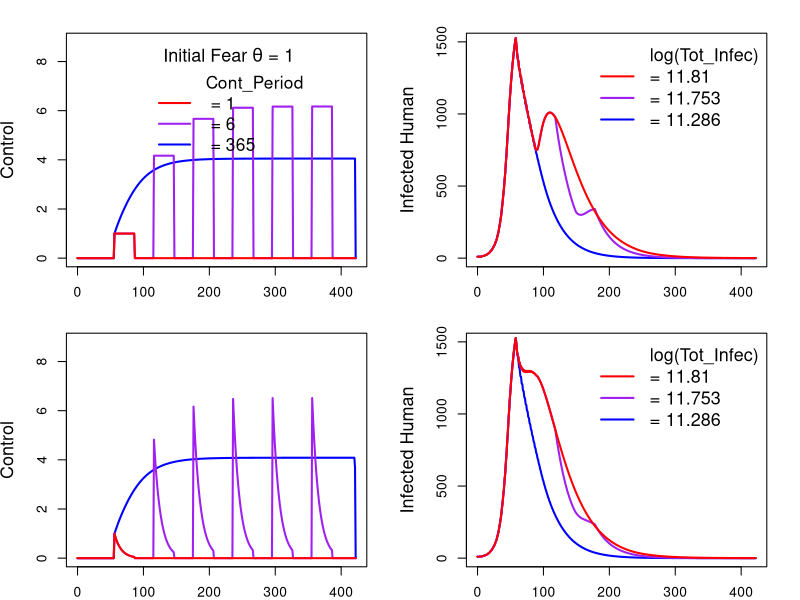

Write R code to recreate this figure.
######################################################################
######################################################################

##R Code for TerrorDecay-DiseaseControl Model with discrete time steps


#######################################################################
##Control starts once death toll reaches certain level
library(deSolve)
library(ggplot2)
library(scales)
library(pheatmap)
library(reshape)
library(here)
library(ggpubr)


###############################
Timesteps = 365 ##timestep after the first control

thres = 3  ###threshold value of death when control could start

CD = 30 ## control duration time for one control period

K_M = 3500 ###mosquito carrying capacity

#########step 1 create a vector for control on mosquito: C_M

C_M <- rep(0, Timesteps)


#####determine the first time when D_H > thres. 


S_H <- c()

I_H <- c()

R_H <- c()

D_H <- c()

S_M <- c()

I_M <- c()


S_H[1] <- 5000

I_H[1] <- 10

R_H[1] <- 0

D_H[1] <- 0

S_M[1] <- 1000

I_M[1] <- 0


b_H = 2.4657534e-05*2000/700 #human birth rate
beta_H = 0.00005 #human transmission rate
mu_H = 2.35616e-05*2000/700#natural mortality rate of human
r = 0.037 #recovery rate of human from infection 
delta_H = 3*5.468913e-05 ##rate how infected human to die
eta_M = 5 #egg laying rate - determine mosquito birth 
#K_M = 3500 #mosquito carrying capacity
beta_M = 0.0003#mosquito transmission rate
mu_M = 1/13#natural mortality of mosquito
t_int <- c() ###track all time time points when death > thres

for(t in 1: Timesteps)
{
  S_H[t+1] <- max(S_H[t] + b_H * (S_H[t] + I_H[t] + R_H[t]) - beta_H * I_M[t] * S_H[t] - mu_H *  S_H[t], 0)
  I_H[t+1] <- max(I_H[t] + beta_H * I_M[t] * S_H[t] - r * I_H[t] - mu_H * I_H[t] - delta_H * I_H[t], 0)
  R_H[t+1] <- max(R_H[t] + r * I_H[t] - mu_H * R_H[t], 0)
  D_H[t+1] <- max(D_H[t] + delta_H * I_H[t], 0)
  S_M[t+1] <- max(S_M[t] + eta_M * (S_M[t] + I_M[t]) * (1 -  eta_M * (S_M[t] + I_M[t])/ K_M) - beta_M *  I_H[t] * S_M[t] - mu_M * S_M[t] - C_M[t] * S_M[t], 0)
  I_M[t+1] <- max(I_M[t] + beta_M * I_H[t] * S_M[t] - mu_M * I_M[t] - C_M[t] * I_M[t], 0)
  
  ##first period release
  if(D_H[t] > thres)
  {
    t_int <- c(t_int, t)
  }
}

start_t <- min(t_int) #determine the first time point when death > thres and government starts to report its death toll


###update total time

Timesteps_new =  Timesteps + start_t  ###total time = time before control + time when control already starts

###case without control: serve as comparison group
sita = 0  ###theta: initial fear

tao = 0  ###tau: fear decay

S_H <- c() ##define one vector to save the time series output of susceptible humans

I_H <- c() ##define one vector to save the time series output of infected humans

R_H <- c() ##define one vector to save the time series output of recovered humans

D_H <- c() ##define one vector to save the time series output of death cases in human

S_M <- c() ##define one vector to save the time series output of susceptible mosquitoes

I_M <- c() ##define one vector to save the time series output of infected mosquitoes

C_M <- c() ##define one vector to save the time series of control efforts


S_H[1] <- 5000  ##initial value for the simulation

I_H[1] <- 10

R_H[1] <- 0

D_H[1] <- 0

S_M[1] <- 1000

I_M[1] <- 0

C_M[1] <- 0


b_H = 2.4657534e-05*2000/700 #human birth rate
beta_H = 0.00005 #human transmission rate
mu_H = 2.35616e-05*2000/700#natural mortality rate of human
r = 0.037 #recovery rate of human from infection 
delta_H = 3*5.468913e-05 ##rate how infected human to die
eta_M = 5 #egg laying rate - determine mosquito birth 
beta_M = 0.0003#mosquito transmission rate
mu_M = 1/13#natural mortality of mosquito


for(t in 1: Timesteps_new)
{
  FD <- function(x) {sita * exp(- x * tao)} ##fear of death equation
  S_H[t+1] <- max(S_H[t] + b_H * (S_H[t] + I_H[t] + R_H[t]) - beta_H * I_M[t] * S_H[t] - mu_H *  S_H[t], 0)
  I_H[t+1] <- max(I_H[t] + beta_H * I_M[t] * S_H[t] - r * I_H[t] - mu_H * I_H[t] - delta_H * I_H[t], 0)
  R_H[t+1] <- max(R_H[t] + r * I_H[t] - mu_H * R_H[t], 0)
  D_H[t+1] <- max(D_H[t] + delta_H * I_H[t], 0)
  S_M[t+1] <- max(S_M[t] + eta_M * (S_M[t] + I_M[t]) * (1 -  eta_M * (S_M[t] + I_M[t])/ K_M) - beta_M *  I_H[t] * S_M[t] - mu_M * S_M[t] - C_M[t] * S_M[t], 0)
  I_M[t+1] <- max(I_M[t] + beta_M * I_H[t] * S_M[t] - mu_M * I_M[t] - C_M[t] * I_M[t], 0)
  C_M[t+1] <- max(C_M[t] + FD(t) * D_H[t], 0)   
  
}

S_H_NoControl <- S_H

I_H_NoControl <- I_H

R_H_NoControl <- R_H

D_H_NoControl <- D_H

S_M_NoControl <- S_M

I_M_NoControl <- I_M

C_M_NoControl <- C_M

###############################################################################

####################################################
###Fig. 6 compare with and without decay of all three control frequencies under intermediate initial fear


Timesteps = 365

C_int = 1 #

tau = 0

period_number = 1  ##death toll released times per year

period_time = floor(365/period_number) ##first release when death toll number > thres

CD_period = 30

CD = round(min(CD_period, period_time), 0)

con_start <- c()

con_start[1] <- 1

for(kk in 1:period_number)
{
  con_start <- c(con_start, (start_t + (kk - 1) * round(period_time, 0)))
}

con_start <- c(con_start, (Timesteps_new + 1))

sita = C_int
tao = tau

C_M = rep(0, (Timesteps_new + 1))

S_H <- c()

I_H <- c()

R_H <- c()

D_H <- c()

S_M <- c()

I_M <- c()


S_H[1] <- 5000

I_H[1] <- 10

R_H[1] <- 0

D_H[1] <- 0

S_M[1] <- 1000

I_M[1] <- 0


b_H = 2.4657534e-05*2000/700 #human birth rate
beta_H = 0.00005 #human transmission rate
mu_H = 2.35616e-05*2000/700#natural mortality rate of human
r = 0.037 #recovery rate of human from infection 
delta_H = 3*5.468913e-05 ##rate how infected human to die
eta_M = 5 #egg laying rate - determine mosquito birth 
#K_M = 3500 #mosquito carrying capacity
beta_M = 0.0003#mosquito transmission rate
mu_M = 1/13#natural mortality of mosquito
t_int <- c()
#jk = 0

for(j in 1:(length(con_start)-1))
{
  
  jk <- 0
  
  
  for(t in con_start[j]:(con_start[j+1]-1))
  {
    
    FD <- function(x) {sita * exp(- x * tao)}
    S_H[t+1] <- max(S_H[t] + b_H * (S_H[t] + I_H[t] + R_H[t]) - beta_H * I_M[t] * S_H[t] - mu_H *  S_H[t], 0)
    I_H[t+1] <- max(I_H[t] + beta_H * I_M[t] * S_H[t] - r * I_H[t] - mu_H * I_H[t] - delta_H * I_H[t], 0)
    R_H[t+1] <- max(R_H[t] + r * I_H[t] - mu_H * R_H[t], 0)
    D_H[t+1] <- max(D_H[t] + delta_H * I_H[t], 0)
    S_M[t+1] <- max(S_M[t] + eta_M * (S_M[t] + I_M[t]) * (1 -  eta_M * (S_M[t] + I_M[t])/ K_M) - beta_M *  I_H[t] * S_M[t] - mu_M * S_M[t] - C_M[t] * S_M[t], 0)
    I_M[t+1] <- max(I_M[t] + beta_M * I_H[t] * S_M[t] - mu_M * I_M[t] - C_M[t] * I_M[t], 0)
    
    
    if(((t ==  con_start[j]) & (D_H[t] > thres)) | ((jk < CD) & (jk > 0)))
    {
      C_M[con_start[j]: (con_start[j] +  CD)] = FD(0:CD) * D_H[con_start[j]]/D_H[con_start[2]] ###every period, control always starts at time 0, lasting for CD days
      
      jk = jk + 1
      
      print(t)
      print(j)
    }
  }
}

C_M_period1_sitalevel2_nodecay = C_M

S_H_period1_sitalevel2_nodecay = S_H

I_H_period1_sitalevel2_nodecay = I_H

R_H_period1_sitalevel2_nodecay = R_H

D_H_period1_sitalevel2_nodecay = D_H

S_M_period1_sitalevel2_nodecay = S_M

I_M_period1_sitalevel2_nodecay = I_M

###calculate control efficacy

con_eff_period1_sitalevel2_nodecay <- (round(sum(D_H_NoControl)) - round(sum(D_H_period1_sitalevel2_nodecay)))/(sum(C_M_period1_sitalevel2_nodecay) + 0.0000000000001)


###########period 6

period_number = 6  ##death toll released times per year

period_time = floor(365/period_number) ##first release when death toll number > thres

CD_period = 30

CD = round(min(CD_period, period_time), 0)

con_start <- c()

con_start[1] <- 1

for(kk in 1:period_number)
{
  con_start <- c(con_start, (start_t + (kk - 1) * round(period_time, 0)))
}

con_start <- c(con_start, (Timesteps_new + 1))

sita = C_int
tao = tau

C_M = rep(0, (Timesteps_new + 1))

S_H <- c()

I_H <- c()

R_H <- c()

D_H <- c()

S_M <- c()

I_M <- c()


S_H[1] <- 5000

I_H[1] <- 10

R_H[1] <- 0

D_H[1] <- 0

S_M[1] <- 1000

I_M[1] <- 0


b_H = 2.4657534e-05*2000/700 #human birth rate
beta_H = 0.00005 #human transmission rate
mu_H = 2.35616e-05*2000/700#natural mortality rate of human
r = 0.037 #recovery rate of human from infection 
delta_H = 3*5.468913e-05 ##rate how infected human to die
eta_M = 5 #egg laying rate - determine mosquito birth 
#K_M = 3500 #mosquito carrying capacity
beta_M = 0.0003#mosquito transmission rate
mu_M = 1/13#natural mortality of mosquito
t_int <- c()
#jk = 0

for(j in 1:(length(con_start)-1))
{
  
  jk <- 0
  
  
  for(t in con_start[j]:(con_start[j+1]-1))
  {
    
    FD <- function(x) {sita * exp(- x * tao)}
    S_H[t+1] <- max(S_H[t] + b_H * (S_H[t] + I_H[t] + R_H[t]) - beta_H * I_M[t] * S_H[t] - mu_H *  S_H[t], 0)
    I_H[t+1] <- max(I_H[t] + beta_H * I_M[t] * S_H[t] - r * I_H[t] - mu_H * I_H[t] - delta_H * I_H[t], 0)
    R_H[t+1] <- max(R_H[t] + r * I_H[t] - mu_H * R_H[t], 0)
    D_H[t+1] <- max(D_H[t] + delta_H * I_H[t], 0)
    S_M[t+1] <- max(S_M[t] + eta_M * (S_M[t] + I_M[t]) * (1 -  eta_M * (S_M[t] + I_M[t])/ K_M) - beta_M *  I_H[t] * S_M[t] - mu_M * S_M[t] - C_M[t] * S_M[t], 0)
    I_M[t+1] <- max(I_M[t] + beta_M * I_H[t] * S_M[t] - mu_M * I_M[t] - C_M[t] * I_M[t], 0)
    
    
    if(((t ==  con_start[j]) & (D_H[t] > thres)) | ((jk < CD) & (jk > 0)))
    {
      C_M[con_start[j]: (con_start[j] +  CD)] = FD(0:CD) * D_H[con_start[j]]/D_H[con_start[2]] ###every period, control always starts at time 0, lasting for CD days
      
      jk = jk + 1
      
      print(t)
      print(j)
    }
  }
}

C_M_period6_sitalevel2_nodecay = C_M

S_H_period6_sitalevel2_nodecay = S_H

I_H_period6_sitalevel2_nodecay = I_H

R_H_period6_sitalevel2_nodecay = R_H

D_H_period6_sitalevel2_nodecay = D_H

S_M_period6_sitalevel2_nodecay = S_M

I_M_period6_sitalevel2_nodecay = I_M

###calculate control efficacy

con_eff_period6_sitalevel2_nodecay <- (round(sum(D_H_NoControl)) - round(sum(D_H_period6_sitalevel2_nodecay)))/(sum(C_M_period6_sitalevel2_nodecay) + 0.0000000000001)



###########################################################################################
#######period 365

period_number = 365  ##death toll released times per year

period_time = floor(365/period_number) ##first release when death toll number > thres

CD_period = 30

CD = round(min(CD_period, period_time), 0)

con_start <- c()

con_start[1] <- 1

for(kk in 1:period_number)
{
  con_start <- c(con_start, (start_t + (kk - 1) * round(period_time, 0)))
}

con_start <- c(con_start, (Timesteps_new + 1))

sita = C_int
tao = tau

C_M = rep(0, (Timesteps_new + 1))

S_H <- c()

I_H <- c()

R_H <- c()

D_H <- c()

S_M <- c()

I_M <- c()


S_H[1] <- 5000

I_H[1] <- 10

R_H[1] <- 0

D_H[1] <- 0

S_M[1] <- 1000

I_M[1] <- 0


b_H = 2.4657534e-05*2000/700 #human birth rate
beta_H = 0.00005 #human transmission rate
mu_H = 2.35616e-05*2000/700#natural mortality rate of human
r = 0.037 #recovery rate of human from infection 
delta_H = 3*5.468913e-05 ##rate how infected human to die
eta_M = 5 #egg laying rate - determine mosquito birth 
#K_M = 3500 #mosquito carrying capacity
beta_M = 0.0003#mosquito transmission rate
mu_M = 1/13#natural mortality of mosquito
t_int <- c()
#jk = 0

for(j in 1:(length(con_start)-1))
{
  
  jk <- 0
  
  
  for(t in con_start[j]:(con_start[j+1]-1))
  {
    
    FD <- function(x) {sita * exp(- x * tao)}
    S_H[t+1] <- max(S_H[t] + b_H * (S_H[t] + I_H[t] + R_H[t]) - beta_H * I_M[t] * S_H[t] - mu_H *  S_H[t], 0)
    I_H[t+1] <- max(I_H[t] + beta_H * I_M[t] * S_H[t] - r * I_H[t] - mu_H * I_H[t] - delta_H * I_H[t], 0)
    R_H[t+1] <- max(R_H[t] + r * I_H[t] - mu_H * R_H[t], 0)
    D_H[t+1] <- max(D_H[t] + delta_H * I_H[t], 0)
    S_M[t+1] <- max(S_M[t] + eta_M * (S_M[t] + I_M[t]) * (1 -  eta_M * (S_M[t] + I_M[t])/ K_M) - beta_M *  I_H[t] * S_M[t] - mu_M * S_M[t] - C_M[t] * S_M[t], 0)
    I_M[t+1] <- max(I_M[t] + beta_M * I_H[t] * S_M[t] - mu_M * I_M[t] - C_M[t] * I_M[t], 0)
    
    
    if(((t ==  con_start[j]) & (D_H[t] > thres)) | ((jk < CD) & (jk > 0)))
    {
      C_M[con_start[j]: (con_start[j] +  CD)] = FD(0:CD) * D_H[con_start[j]]/D_H[con_start[2]] ###every period, control always starts at time 0, lasting for CD days
      
      jk = jk + 1
      
      print(t)
      print(j)
    }
  }
}

C_M_period365_sitalevel2_nodecay = C_M

S_H_period365_sitalevel2_nodecay = S_H

I_H_period365_sitalevel2_nodecay = I_H

R_H_period365_sitalevel2_nodecay = R_H

D_H_period365_sitalevel2_nodecay = D_H

S_M_period365_sitalevel2_nodecay = S_M

I_M_period365_sitalevel2_nodecay = I_M

###calculate control efficacy

con_eff_period365_sitalevel2_nodecay <- (round(sum(D_H_NoControl)) - round(sum(D_H_period365_sitalevel2_nodecay)))/(sum(C_M_period365_sitalevel2_nodecay) + 0.0000000000001)

#################with decay

Timesteps = 365

C_int = 1 #

tau = 0.1

period_number = 1  ##death toll released times per year

period_time = floor(365/period_number) ##first release when death toll number > thres

CD_period = 30

CD = round(min(CD_period, period_time), 0)

con_start <- c()

con_start[1] <- 1

for(kk in 1:period_number)
{
  con_start <- c(con_start, (start_t + (kk - 1) * round(period_time, 0)))
}

con_start <- c(con_start, (Timesteps_new + 1))

sita = C_int
tao = tau

C_M = rep(0, (Timesteps_new + 1))

S_H <- c()

I_H <- c()

R_H <- c()

D_H <- c()

S_M <- c()

I_M <- c()


S_H[1] <- 5000

I_H[1] <- 10

R_H[1] <- 0

D_H[1] <- 0

S_M[1] <- 1000

I_M[1] <- 0


b_H = 2.4657534e-05*2000/700 #human birth rate
beta_H = 0.00005 #human transmission rate
mu_H = 2.35616e-05*2000/700#natural mortality rate of human
r = 0.037 #recovery rate of human from infection 
delta_H = 3*5.468913e-05 ##rate how infected human to die
eta_M = 5 #egg laying rate - determine mosquito birth 
#K_M = 3500 #mosquito carrying capacity
beta_M = 0.0003#mosquito transmission rate
mu_M = 1/13#natural mortality of mosquito
t_int <- c()
#jk = 0

for(j in 1:(length(con_start)-1))
{
  
  jk <- 0
  
  
  for(t in con_start[j]:(con_start[j+1]-1))
  {
    
    FD <- function(x) {sita * exp(- x * tao)}
    S_H[t+1] <- max(S_H[t] + b_H * (S_H[t] + I_H[t] + R_H[t]) - beta_H * I_M[t] * S_H[t] - mu_H *  S_H[t], 0)
    I_H[t+1] <- max(I_H[t] + beta_H * I_M[t] * S_H[t] - r * I_H[t] - mu_H * I_H[t] - delta_H * I_H[t], 0)
    R_H[t+1] <- max(R_H[t] + r * I_H[t] - mu_H * R_H[t], 0)
    D_H[t+1] <- max(D_H[t] + delta_H * I_H[t], 0)
    S_M[t+1] <- max(S_M[t] + eta_M * (S_M[t] + I_M[t]) * (1 -  eta_M * (S_M[t] + I_M[t])/ K_M) - beta_M *  I_H[t] * S_M[t] - mu_M * S_M[t] - C_M[t] * S_M[t], 0)
    I_M[t+1] <- max(I_M[t] + beta_M * I_H[t] * S_M[t] - mu_M * I_M[t] - C_M[t] * I_M[t], 0)
    
    
    if(((t ==  con_start[j]) & (D_H[t] > thres)) | ((jk < CD) & (jk > 0)))
    {
      C_M[con_start[j]: (con_start[j] +  CD)] = FD(0:CD) * D_H[con_start[j]]/D_H[con_start[2]] ###every period, control always starts at time 0, lasting for CD days
      
      jk = jk + 1
      
      print(t)
      print(j)
    }
  }
}

C_M_period1_sitalevel2_Decay = C_M

S_H_period1_sitalevel2_Decay = S_H

I_H_period1_sitalevel2_Decay = I_H

R_H_period1_sitalevel2_Decay = R_H

D_H_period1_sitalevel2_Decay = D_H

S_M_period1_sitalevel2_Decay = S_M

I_M_period1_sitalevel2_Decay = I_M

###calculate control efficacy

con_eff_period1_sitalevel2_Decay <- (round(sum(D_H_NoControl)) - round(sum(D_H_period1_sitalevel2_Decay)))/(sum(C_M_period1_sitalevel2_Decay) + 0.0000000000001)


###########period 6

period_number = 6  ##death toll released times per year

period_time = floor(365/period_number) ##first release when death toll number > thres

CD_period = 30

CD = round(min(CD_period, period_time), 0)

con_start <- c()

con_start[1] <- 1

for(kk in 1:period_number)
{
  con_start <- c(con_start, (start_t + (kk - 1) * round(period_time, 0)))
}

con_start <- c(con_start, (Timesteps_new + 1))

sita = C_int
tao = tau

C_M = rep(0, (Timesteps_new + 1))

S_H <- c()

I_H <- c()

R_H <- c()

D_H <- c()

S_M <- c()

I_M <- c()


S_H[1] <- 5000

I_H[1] <- 10

R_H[1] <- 0

D_H[1] <- 0

S_M[1] <- 1000

I_M[1] <- 0


b_H = 2.4657534e-05*2000/700 #human birth rate
beta_H = 0.00005 #human transmission rate
mu_H = 2.35616e-05*2000/700#natural mortality rate of human
r = 0.037 #recovery rate of human from infection 
delta_H = 3*5.468913e-05 ##rate how infected human to die
eta_M = 5 #egg laying rate - determine mosquito birth 
#K_M = 3500 #mosquito carrying capacity
beta_M = 0.0003#mosquito transmission rate
mu_M = 1/13#natural mortality of mosquito
t_int <- c()
#jk = 0

for(j in 1:(length(con_start)-1))
{
  
  jk <- 0
  
  
  for(t in con_start[j]:(con_start[j+1]-1))
  {
    
    FD <- function(x) {sita * exp(- x * tao)}
    S_H[t+1] <- max(S_H[t] + b_H * (S_H[t] + I_H[t] + R_H[t]) - beta_H * I_M[t] * S_H[t] - mu_H *  S_H[t], 0)
    I_H[t+1] <- max(I_H[t] + beta_H * I_M[t] * S_H[t] - r * I_H[t] - mu_H * I_H[t] - delta_H * I_H[t], 0)
    R_H[t+1] <- max(R_H[t] + r * I_H[t] - mu_H * R_H[t], 0)
    D_H[t+1] <- max(D_H[t] + delta_H * I_H[t], 0)
    S_M[t+1] <- max(S_M[t] + eta_M * (S_M[t] + I_M[t]) * (1 -  eta_M * (S_M[t] + I_M[t])/ K_M) - beta_M *  I_H[t] * S_M[t] - mu_M * S_M[t] - C_M[t] * S_M[t], 0)
    I_M[t+1] <- max(I_M[t] + beta_M * I_H[t] * S_M[t] - mu_M * I_M[t] - C_M[t] * I_M[t], 0)
    
    
    if(((t ==  con_start[j]) & (D_H[t] > thres)) | ((jk < CD) & (jk > 0)))
    {
      C_M[con_start[j]: (con_start[j] +  CD)] = FD(0:CD) * D_H[con_start[j]]/D_H[con_start[2]] ###every period, control always starts at time 0, lasting for CD days
      
      jk = jk + 1
      
      print(t)
      print(j)
    }
  }
}

C_M_period6_sitalevel2_Decay = C_M

S_H_period6_sitalevel2_Decay = S_H

I_H_period6_sitalevel2_Decay = I_H

R_H_period6_sitalevel2_Decay = R_H

D_H_period6_sitalevel2_Decay = D_H

S_M_period6_sitalevel2_Decay = S_M

I_M_period6_sitalevel2_Decay = I_M

###calculate control efficacy

con_eff_period6_sitalevel2_Decay <- (round(sum(D_H_NoControl)) - round(sum(D_H_period6_sitalevel2_Decay)))/(sum(C_M_period6_sitalevel2_Decay) + 0.0000000000001)



###########################################################################################
#######period 365

period_number = 365  ##death toll released times per year

period_time = floor(365/period_number) ##first release when death toll number > thres

CD_period = 30

CD = round(min(CD_period, period_time), 0)

con_start <- c()

con_start[1] <- 1

for(kk in 1:period_number)
{
  con_start <- c(con_start, (start_t + (kk - 1) * round(period_time, 0)))
}

con_start <- c(con_start, (Timesteps_new + 1))

sita = C_int
tao = tau

C_M = rep(0, (Timesteps_new + 1))

S_H <- c()

I_H <- c()

R_H <- c()

D_H <- c()

S_M <- c()

I_M <- c()


S_H[1] <- 5000

I_H[1] <- 10

R_H[1] <- 0

D_H[1] <- 0

S_M[1] <- 1000

I_M[1] <- 0


b_H = 2.4657534e-05*2000/700 #human birth rate
beta_H = 0.00005 #human transmission rate
mu_H = 2.35616e-05*2000/700#natural mortality rate of human
r = 0.037 #recovery rate of human from infection 
delta_H = 3*5.468913e-05 ##rate how infected human to die
eta_M = 5 #egg laying rate - determine mosquito birth 
#K_M = 3500 #mosquito carrying capacity
beta_M = 0.0003#mosquito transmission rate
mu_M = 1/13#natural mortality of mosquito
t_int <- c()
#jk = 0

for(j in 1:(length(con_start)-1))
{
  
  jk <- 0
  
  
  for(t in con_start[j]:(con_start[j+1]-1))
  {
    
    FD <- function(x) {sita * exp(- x * tao)}
    S_H[t+1] <- max(S_H[t] + b_H * (S_H[t] + I_H[t] + R_H[t]) - beta_H * I_M[t] * S_H[t] - mu_H *  S_H[t], 0)
    I_H[t+1] <- max(I_H[t] + beta_H * I_M[t] * S_H[t] - r * I_H[t] - mu_H * I_H[t] - delta_H * I_H[t], 0)
    R_H[t+1] <- max(R_H[t] + r * I_H[t] - mu_H * R_H[t], 0)
    D_H[t+1] <- max(D_H[t] + delta_H * I_H[t], 0)
    S_M[t+1] <- max(S_M[t] + eta_M * (S_M[t] + I_M[t]) * (1 -  eta_M * (S_M[t] + I_M[t])/ K_M) - beta_M *  I_H[t] * S_M[t] - mu_M * S_M[t] - C_M[t] * S_M[t], 0)
    I_M[t+1] <- max(I_M[t] + beta_M * I_H[t] * S_M[t] - mu_M * I_M[t] - C_M[t] * I_M[t], 0)
    
    
    if(((t ==  con_start[j]) & (D_H[t] > thres)) | ((jk < CD) & (jk > 0)))
    {
      C_M[con_start[j]: (con_start[j] +  CD)] = FD(0:CD) * D_H[con_start[j]]/D_H[con_start[2]] ###every period, control always starts at time 0, lasting for CD days
      
      jk = jk + 1
      
      print(t)
      print(j)
    }
  }
}

C_M_period365_sitalevel2_Decay = C_M

S_H_period365_sitalevel2_Decay = S_H

I_H_period365_sitalevel2_Decay = I_H

R_H_period365_sitalevel2_Decay = R_H

D_H_period365_sitalevel2_Decay = D_H

S_M_period365_sitalevel2_Decay = S_M

I_M_period365_sitalevel2_Decay = I_M

###calculate control efficacy

con_eff_period365_sitalevel2_Decay <- (round(sum(D_H_NoControl)) - round(sum(D_H_period365_sitalevel2_Decay)))/(sum(C_M_period365_sitalevel2_Decay) + 0.0000000000001)


tiff(paste("Figure 6-MultiControl_Decay vs. nodecay_threesita_", "thres =",thres, "tau = ", tau, "CD =", CD_period, "K =", K_M, ".tiff"), width = 10, height = 10, units='in',res=600)

par(mfrow = c(2, 2))
par(mar = c(2,4,2,2))

plot(0:(Timesteps_new), C_M_period365_sitalevel2_nodecay, type = "l", ylim = c(0, 8.8),  ylab = "Control", lwd = 2, cex.lab = 1.3, col = "blue")
points(0:(Timesteps_new), C_M_period6_sitalevel2_nodecay, type = "l", col = "purple", lwd = 2)
points(0:(Timesteps_new), C_M_period1_sitalevel2_nodecay, type = "l", col = "red", lwd = 2)
legend("top", legend = expression(paste("Initial Fear", ~theta, ~"= 1")), cex = 1.3, bty = "n")
legend(100, 8, legend =  c("Cont_Period", " = 1", " = 6", " = 365"), bty = "n", cex = 1.25, col = c("white","red", "purple", "blue"), lwd = c(2, 2, 2), lty = c(1, 1, 1, 1))


plot(0:(Timesteps_new), I_H_period365_sitalevel2_nodecay, type = "l", ylab = "Infected Human", cex.lab = 1.3, col = "blue", lwd = 2, ylim = c(0, 1500))
points(0:(Timesteps_new), I_H_period6_sitalevel2_nodecay, type = "l", col = "purple", lwd = 2)
points(0:(Timesteps_new), I_H_period1_sitalevel2_nodecay, type = "l", col = "red", lwd = 2)
legend("topright", legend =  c("log(Tot_Infec)", paste("=", round(log(sum(I_H_period1_sitalevel2_Decay)), 3)), paste("=", round(log(sum(I_H_period6_sitalevel2_Decay)), 3)), paste("=", round(log(sum(I_H_period365_sitalevel2_Decay)), 3))), bty= "n", cex = 1.3, col = c("white","red", "purple", "blue"), lwd = c(2, 2, 2), lty = c(1, 1, 1, 1))

plot(0:(Timesteps_new), C_M_period365_sitalevel2_Decay, type = "l", ylim = c(0, 8.8),  ylab = "Control", lwd = 2, cex.lab = 1.3, col = "blue")
points(0:(Timesteps_new), C_M_period6_sitalevel2_Decay, type = "l", col = "purple", lwd = 2)
points(0:(Timesteps_new), C_M_period1_sitalevel2_Decay, type = "l", col = "red", lwd = 2)

plot(0:(Timesteps_new), I_H_period365_sitalevel2_Decay, type = "l", ylab = "Infected Human", cex.lab = 1.3, col = "blue", lwd = 2, ylim = c(0, 1500))
points(0:(Timesteps_new), I_H_period6_sitalevel2_Decay, type = "l", col = "purple", lwd = 2)
points(0:(Timesteps_new), I_H_period1_sitalevel2_Decay, type = "l", col = "red", lwd = 2)
legend("topright", legend =  c("log(Tot_Infec)", paste("=", round(log(sum(I_H_period1_sitalevel2_Decay)), 3)), paste("=", round(log(sum(I_H_period6_sitalevel2_Decay)), 3)), paste("=", round(log(sum(I_H_period365_sitalevel2_Decay)), 3))), bty= "n", cex = 1.3, col = c("white","red", "purple", "blue"), lwd = c(2, 2, 2), lty = c(1, 1, 1, 1))

##################################################
dev.off()
